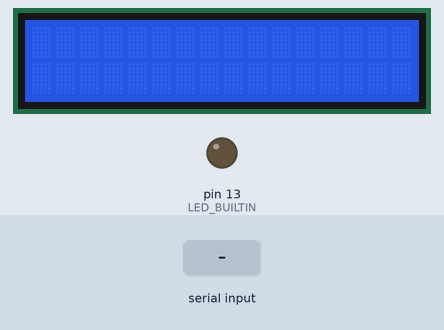
This sketch was run on a simulated Arduino Uno, built with avr-gcc and run on an emulated ATmega328P. Parts: 16×2 character LCD, output pins drawn as LEDs (lit = HIGH). Dashed ring = blinking. Inputs (shaded band) come from the test bench.

Above: at 1.7 s.
1.8 s: "blink twice" received over Serial
At 3.8 s:
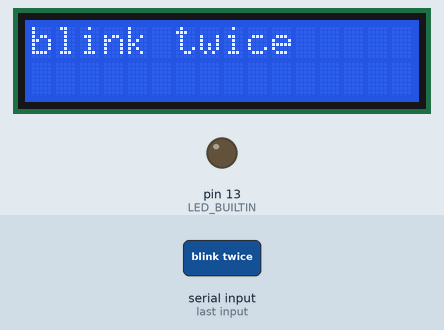
4.1 s: "on" received over Serial
At 5.1 s:
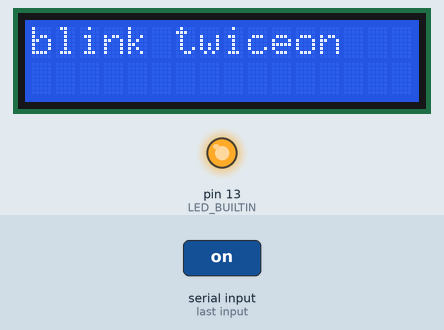
5.6 s: "blink once" received over Serial
At 6.2 s:
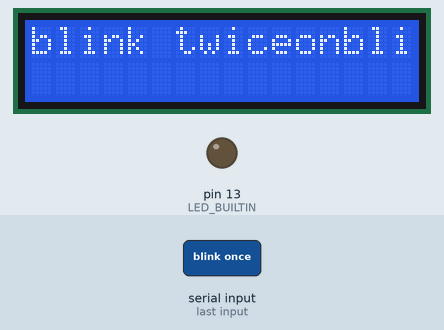
7.4 s: "on" received over Serial
At 8.6 s:
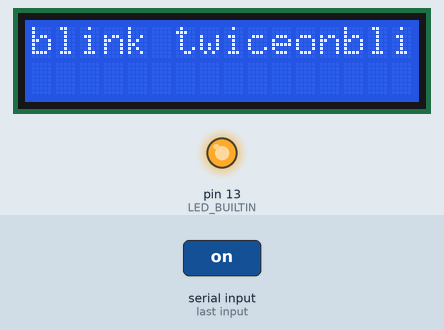
8.9 s: "off" received over Serial
At 10.1 s:
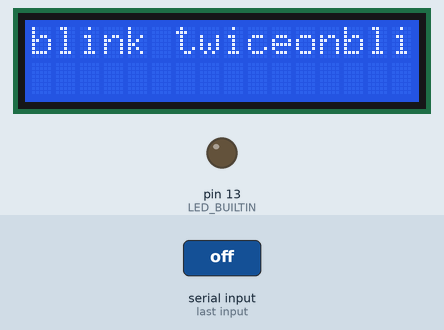
10.4 s: "blink twice" received over Serial
At 10.58 s:
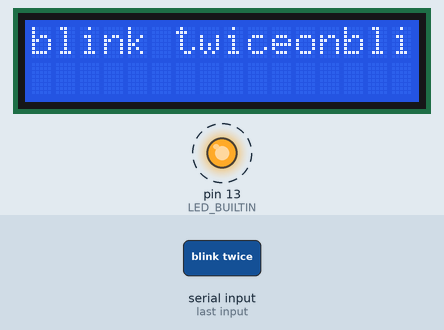
Timing chart, 0 to 13.4 s (numbered marks = the images above; inputs shaded):
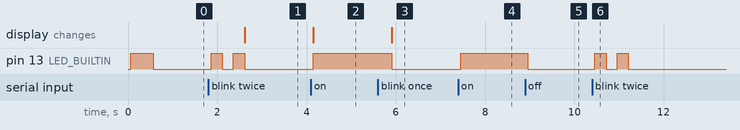

Measured:
- after the input at 1.8 s, pin 13 (LED_BUILTIN): alternates HIGH for 0.25 s and LOW for 0.25 s, 4 changes in all, then stays LOW, starting after 0.06 s; the display: changes after 0.81 s (image 1)
- after the input at 4.1 s, pin 13 (LED_BUILTIN): LOW → HIGH after 0.05 s; the display: changes after 0.05 s (image 2)
- after the input at 5.6 s, pin 13 (LED_BUILTIN): HIGH → LOW after 0.31 s; the display: changes after 0.31 s (image 3)
- after the input at 7.4 s, pin 13 (LED_BUILTIN): LOW → HIGH after 0.05 s
- after the input at 8.9 s, pin 13 (LED_BUILTIN): HIGH → LOW after 0.05 s
- after the input at 10.4 s, pin 13 (LED_BUILTIN): alternates HIGH for 0.25 s and LOW for 0.25 s, 4 changes in all, then stays LOW, starting after 0.06 s

The sketch:

roborio_stuff.ino
```cpp
#include <LiquidCrystal.h>
String inData;
LiquidCrystal lcd(12, 11, 5, 4, 3, 2);

void setup() {
  // put your setup code here, to run once:
  pinMode(LED_BUILTIN, OUTPUT);
  Serial.begin(9600);
  Serial.setTimeout(50);
  lcd.begin(16,2);
  digitalWrite(LED_BUILTIN,HIGH);
  delay(500);
  digitalWrite(LED_BUILTIN,LOW);
}

void loop() {
  // put your main code here, to run repeatedly:
  String recieved = Serial.readString();
    if (recieved == "on") {
      digitalWrite(13,HIGH);
    }
    if (recieved == "blink twice") {
      digitalWrite(13,HIGH);
      delay(250);
      digitalWrite(13,LOW);
      delay(250);
      digitalWrite(13,HIGH);
      delay(250);
      digitalWrite(13,LOW);
    }
    if (recieved == "blink once") {
      digitalWrite(13,HIGH);
      delay(250);
      digitalWrite(13,LOW);
    }
    if (recieved == "off") {
      digitalWrite(13,LOW);
    }
    if (recieved == "strobe") {
      while (recieved != "stop") {
        recieved = Serial.readString();
        digitalWrite(13,HIGH);
        delay(150);
        digitalWrite(13,LOW);
        delay(150);
      }
    }
    lcd.print(recieved);
}
```
